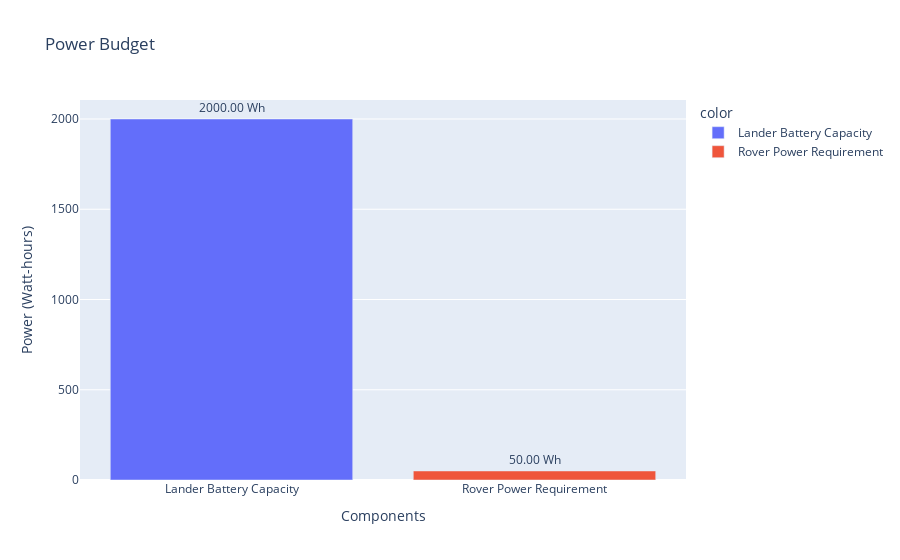

Here is the notebook cell this chart was saved with:
### Code cell
power_labels = [ 'Lander Battery Capacity','Rover Power Requirement',] 
power_values = [lander_battery_capacity,rover_power_requirement] 
power_fig = px.bar(x=power_labels, y=power_values, color=power_labels, 
labels={'x': 'Components', 'y': 'Power (Watt-hours)'}, 
title='Power Budget') 
power_fig.update_traces (texttemplate='%{y:.2f} Wh', textposition='outside')

### Figure 1 — Plotly figure (JSON) as saved in the notebook; plotly's stock layout.template omitted (floating-point values rounded to 4 significant figures)
{"data": [{"hovertemplate": "color=Lander Battery Capacity<br>Components=%{x}<br>Power (Watt-hours)=%{y}<extra></extra>", "legendgroup": "Lander Battery Capacity", "marker": {"color": "#636efa", "pattern": {"shape": ""}}, "name": "Lander Battery Capacity", "orientation": "v", "showlegend": true, "textposition": "outside", "texttemplate": "%{y:.2f} Wh", "type": "bar", "x": ["Lander Battery Capacity"], "xaxis": "x", "y": [2000], "yaxis": "y"}, {"hovertemplate": "color=Rover Power Requirement<br>Components=%{x}<br>Power (Watt-hours)=%{y}<extra></extra>", "legendgroup": "Rover Power Requirement", "marker": {"color": "#EF553B", "pattern": {"shape": ""}}, "name": "Rover Power Requirement", "orientation": "v", "showlegend": true, "textposition": "outside", "texttemplate": "%{y:.2f} Wh", "type": "bar", "x": ["Rover Power Requirement"], "xaxis": "x", "y": [50], "yaxis": "y"}], "layout": {"barmode": "relative", "legend": {"title": {"text": "color"}, "tracegroupgap": 0}, "title": {"text": "Power Budget"}, "xaxis": {"anchor": "y", "domain": [0, 1], "title": {"text": "Components"}}, "yaxis": {"anchor": "x", "domain": [0, 1], "title": {"text": "Power (Watt-hours)"}}}}
